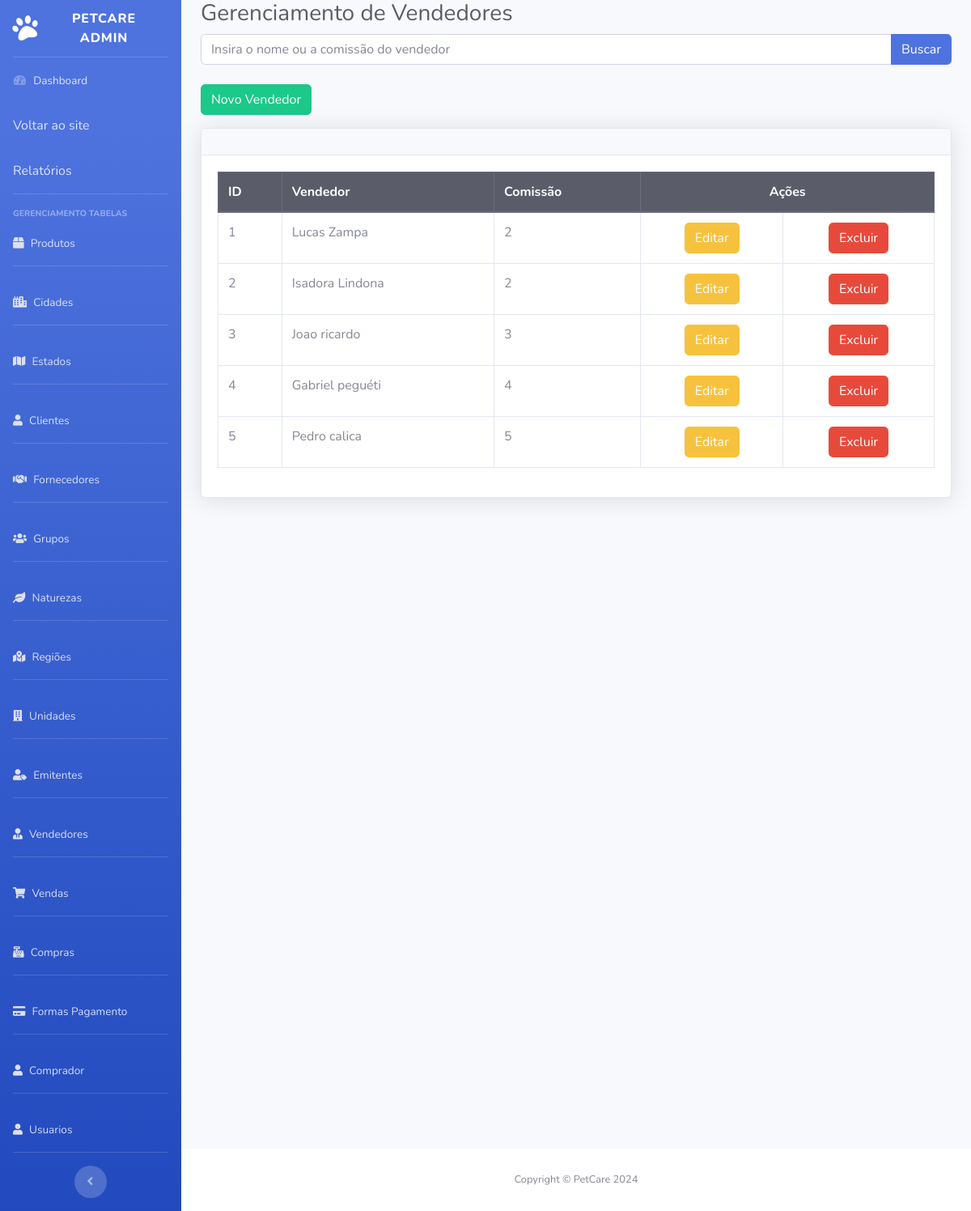
/petcare_admin/vendedores/vendedor.php, run on the app's committed database.
### tables this page shows
CREATE TABLE `tb_vendedor` (
  `id_vendedor` int(11) NOT NULL,
  `nm_vendedor` varchar(55) DEFAULT NULL,
  `perc_comissao` double(6,3) DEFAULT NULL
);

### petcare_admin/vendedores/vendedor.php (the view, shortened to what this page needs)
<?php
include('../config/conecta.php');
?>
<!DOCTYPE html>
<html lang="en">
<head>
    <link href="../vendor/fontawesome-free/css/all.min.css" rel="stylesheet" type="text/css">
    <link href="../css/sb-admin-2.css" rel="stylesheet">
</head>
<body id="page-top">
    <div id="wrapper">
        <ul class="navbar-nav bg-gradient-primary sidebar sidebar-dark accordion" id="accordionSidebar">
        <a class="sidebar-brand d-flex align-items-center justify-content-center" href="../index.php">
                <div class="sidebar-brand-icon rotate-n-15">
                    <i class="fas fa-paw"></i>
                </div>
                <div class="sidebar-brand-text mx-3">PetCare Admin</div>
            </a>
            <hr class="sidebar-divider my-0">
            <li class="nav-item">
                <a class="nav-link" href="../index.php">
                    <i class="fas fa-fw fa-tachometer-alt"></i>
                    <span>Dashboard</span>
                    <a href="http://localhost/PetCareAll/Petcare/HOME/INDEX2.php" class="nav-link">Voltar ao site</a>
                    <a href="http://localhost/PetCareAll/Relatorio/PaginaRelatorios/pgrelatorios.php" class="nav-link">Relatórios</a>
                </a>
            </li>
            <div class="text-center d-none d-md-inline">
                <hr class="sidebar-divider">
                <div class="sidebar-heading">Gerenciamento Tabelas</div>
                <li class="nav-item">
                    <a class="nav-link" href="../produtos/produto.php">
                        <i class="fas fa-box fa-2x text-gray-300"></i>
                        <span>Produtos</span>
                    </a>
                </li>
                <hr class="sidebar-divider d-none d-md-block">
                <li class="nav-item">
                    <a class="nav-link" href="../cidades/cidade.php">
                        <i class="fas fa-city fa-2x text-gray-300"></i>
                        <span>Cidades</span>
                    </a>
                </li>
                <hr class="sidebar-divider d-none d-md-block">
                <li class="nav-item">
                    <a class="nav-link" href="../estados/estado.php">
                        <i class="fas fa-map fa-2x text-gray-300"></i>
                        <span>Estados</span>
                    </a>
                </li>
                <hr class="sidebar-divider d-none d-md-block">
                <li class="nav-item">
                    <a class="nav-link" href="../clientes/cliente.php">
                        <i class="fas fa-user fa-2x text-gray-300"></i>
                        <span>Clientes</span>
                    </a>
                </li>
                <hr class="sidebar-divider d-none d-md-block">
                <li class="nav-item">
                    <a class="nav-link" href="../fornecedores/fornecedor.php">
                        <i class="fas fa-handshake fa-2x text-gray-300"></i>
                        <span>Fornecedores</span>
                    </a>
                </li>
                <hr class="sidebar-divider d-none d-md-block">
                <li class="nav-item">
                    <a class="nav-link" href="../grupos/grupo.php">
                        <i class="fas fa-users fa-2x text-gray-300"></i>
                        <span>Grupos</span>
                    </a>
                </li>
                <hr class="sidebar-divider d-none d-md-block">
                <li class="nav-item">
                    <a class="nav-link" href="../naturezas/natureza.php">
                        <i class="fas fa-leaf fa-2x text-gray-300"></i>
                        <span>Naturezas</span>
                    </a>
                </li>
                <hr class="sidebar-divider d-none d-md-block">
                <li class="nav-item">
                    <a class="nav-link" href="../regioes/regiao.php">
                        <i class="fas fa-map-marked-alt fa-2x text-gray-300"></i>
                        <span>Regiões</span>
                    </a>
                </li>
                <hr class="sidebar-divider d-none d-md-block">
                <li class="nav-item">
                    <a class="nav-link" href="../unidades/unidade.php">
                        <i class="fas fa-building fa-2x text-gray-300"></i>
                        <span>Unidades</span>
                    </a>
                </li>
                 <hr class="sidebar-divider d-none d-md-block">
                 <li class="nav-item">
                <a class="nav-link" href="../emitentes/emitente.php">
                    <i class="fas fa-user-tag fa-2x text-gray-300"></i>
                    <span>Emitentes</span>
                </a>
            </li>
             <hr class="sidebar-divider d-none d-md-block">
                 <li class="nav-item">
                <a class="nav-link" href="vendedor.php">
                <i class="fas fa-user-tie fa-2x text-gray-300"></i>
                    <span>Vendedores</span>
                </a>
            </li>
                <hr class="sidebar-divider d-none d-md-block">
                 <li class="nav-item">
                <a class="nav-link" href="../vendas/venda.php">
                <i class="fas fa-shopping-cart fa-2x text-gray-300"></i>
                    <span>Vendas</span>
                </a>
            </li>
                        <hr class="sidebar-divider d-none d-md-block">
                    <li class="nav-item">
                    <a class="nav-link" href="../compras/compra.php">
                        <i class="fas fa-cash-register fa-2x text-gray-300"></i>
                        <span>Compras</span>
                    </a>
                </li>
                <hr class="sidebar-divider d-none d-md-block">
                <li class="nav-item">
                    <a class="nav-link" href="../formapgto/formapgto.php">
                        <i class="fas fa-credit-card fa-2x text-gray-300"></i>
                        <span>Formas Pagamento</span>
                    </a>
                </li>
                     <hr class="sidebar-divider d-none d-md-block">
                <li class="nav-item">
                    <a class="nav-link" href="../comprador/comprador.php">
                        <i class="fas fa-user fa-2x text-gray-300"></i>
                        <span>Comprador</span>
                    </a>
                </li>
                <hr class="sidebar-divider d-none d-md-block">
                <li class="nav-item">
                    <a class="nav-link" href="../usuarios/usuario.php">
                        <i class="fas fa-user fa-2x text-gray-300"></i>
                        <span>Usuarios</span>
                    </a>
                </li>
                <hr class="sidebar-divider d-none d-md-block">
                <button class="rounded-circle border-0" id="sidebarToggle"></button>
            </div>
        </ul>
        <div id="content-wrapper" class="d-flex flex-column">
            <div id="content">
                <div class="container-fluid">
                    <h1 class="h3 mb-2 text-gray-800">Gerenciamento de Vendedores</h1>
                    <form action="" method="post" class="mb-4">
                        <div class="input-group">
                            <input type="text" name="busca" class="form-control" placeholder="Insira o nome ou a comissão do vendedor" aria-label="Buscar Vendedor">
                            <div class="input-group-append">
                                <input type="submit" value="Buscar" class="btn btn-primary">
                            </div>
                        </div>
                    </form>
                    <a href="adicionar.php" class="btn btn-success mb-3">Novo Vendedor</a>
                    <div class="card shadow mb-4">
                        <div class="card-header py-3"></div>
                        <div class="card-body">
                            <div class="table-responsive">
                                <table class="table table-bordered" width="100%" cellspacing="0">
                                    <thead class="thead-dark">
                                        <tr>
                                            <th>ID</th>
                                            <th>Vendedor</th>
                                            <th>Comissão</th>
                                            <th colspan="2" class="text-center">Ações</th>
                                        </tr>
                                    </thead>
                                    <tbody>
                                        <?php
                                        $stmt = $conn->prepare("SELECT * FROM tb_vendedor");
                                        $stmt->execute();
                                        $result = $stmt->fetchAll();
                                        foreach ($result as $linha) {
                                            echo "<tr>";
                                            echo "<td>" . htmlspecialchars($linha['id_vendedor']) . "</td>";
                                            echo "<td>" . htmlspecialchars($linha['nm_vendedor']) . "</td>";
                                            echo "<td>" . htmlspecialchars($linha['perc_comissao']) . "</td>";
                                            echo "<td class='text-center'><a href='editar.php?id=" . htmlspecialchars($linha['id_vendedor']) . "' class='btn btn-warning'>Editar</a></td>";
                                            echo "<td class='text-center'><a href='excluir.php?id=" . htmlspecialchars($linha['id_vendedor']) . "' class='btn btn-danger' onclick='return confirm(\"Deseja realmente excluir?\");'>Excluir</a></td>";
                                            echo "</tr>";
                                        }
                                        ?>
                                    </tbody>
                                </table>
                            </div>
                        </div>
                    </div>
                </div>
            </div>
            <footer class="sticky-footer bg-white">
                <div class="container my-auto">
                    <div class="copyright text-center my-auto">
                        <span>Copyright &copy; PetCare 2024</span>
                    </div>
                </div>
            </footer>
        </div>
    </div>
</body>
</html>

### data on the page
tb_vendedor: id_vendedor "1", nm_vendedor "Lucas Zampa", perc_comissao "2"
tb_vendedor: id_vendedor "2", nm_vendedor "Isadora Lindona", perc_comissao "2"
tb_vendedor: id_vendedor "3", nm_vendedor "Joao ricardo", perc_comissao "3"
tb_vendedor: id_vendedor "4", nm_vendedor "Gabriel peguéti", perc_comissao "4"
tb_vendedor: id_vendedor "5", nm_vendedor "Pedro calica", perc_comissao "5"
